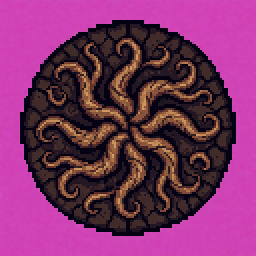
#> input picture tools/art/gen/Root_Area.png, 256 x 256 px
$ python -i fx.py   (imports and definitions only)
#> lines starting #> are read from the running program, lines starting #| are printed output that depends on the picture
"""무기·이펙트·아이템·아이콘·UI·타이틀 이미지 생성 (Ninja Adventure 원본 + 직접 그린 픽셀)
usage: fx.py <pack_root> <out_dir> <tiles_dir> <actors_dir>"""
import sys, os, random
from PIL import Image, ImageDraw

# [1 line that did not run here, left out]
# [2 lines not run here, left out]


def load(rel):
    return Image.open(os.path.join(ROOT, rel)).convert('RGBA')


def save(img, sub, name):
    img.save(os.path.join(OUT, sub, name + '.png'))


def cell(img, i, w, h=None):
    h = h or img.height
    return img.crop((i * w, 0, i * w + w, h))


def bbox_crop(img):
    b = img.getbbox()
    return img.crop(b) if b else img


def fit32(img, upscale=True):
    """32x32 캔버스 가운데. upscale 이면 들어가는 최대 정수배로 확대"""
    img = bbox_crop(img)
    k = 1
    if upscale:
        k = max(1, min(32 // img.width, 32 // img.height))
    elif img.width > 32 or img.height > 32:
        r = min(32 / img.width, 32 / img.height)
        img = img.resize((max(1, int(img.width * r)), max(1, int(img.height * r))), Image.NEAREST)
    img = img.resize((img.width * k, img.height * k), Image.NEAREST)
    c = Image.new('RGBA', (32, 32))
    c.paste(img, ((32 - img.width) // 2, (32 - img.height) // 2), img)
    return c


# [12 lines left out: function tint, not called in this run]


OUTLINE = (20, 16, 28, 255)


# [130 lines left out: functions outline, blob, poison_area, weapons, items, not called in this run]


# ---------------- 아이콘 ----------------
ICONS = {
    'Boomerang': 'Items & Weapon/Shuriken', 'PoisonZone': 'Spell/OrbPlant', 'Sweep': 'Spell/Cut',
    'SplitShot': 'Spell/RockSpike', 'Laser': 'Spell/OrbLight', 'Drone': 'Job & Action/Repair',
    'Mine': 'Spell/Explosion', 'Chain': 'Spell/BookThunder', 'Shockwave': 'Spell/BookWind',
    'Explosive': 'Spell/Fireball',
    'DamageUp': 'Spell/AttackUpgrade', 'HPUp': 'Spell/Heal', 'RangeUp': 'Spell/Vision',
    'SpeedUp': 'Items & Weapon/Boot', 'AttackSpeedUp': 'Spell/Upgrade',
}
NUFFS = {'DamageDown': 'DamageUp', 'HPDown': 'HPUp', 'RangeDown': 'RangeUp',
         'SpeedDown': 'SpeedUp', 'AttackSpeedDown': 'AttackSpeedUp'}


# [49 lines left out: functions icons, ui, not called in this run]


# ---------------- 타이틀 ----------------
GLYPHS = {  # 5x7
    '2': ['01110', '10001', '00001', '00110', '01000', '10000', '11111'],
    'C': ['01111', '10000', '10000', '10000', '10000', '10000', '01111'],
    'T': ['11111', '00100', '00100', '00100', '00100', '00100', '00100'],
    'R': ['11110', '10001', '10001', '11110', '10100', '10010', '10001'],
    'L': ['10000', '10000', '10000', '10000', '10000', '10000', '11111'],
}


# [90 lines left out: functions logo, title_bg, not called in this run]


# [7 lines not run here, left out]

>>> import cv2
>>> picture = cv2.imread('gen/Root_Area.png', cv2.IMREAD_GRAYSCALE)
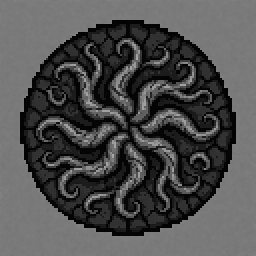
#> picture: shape (256, 256); min 0, max 171, mean 78
>>> result = fit32(picture)
#> (the run stopped early here; a loop or call above may not have finished)
